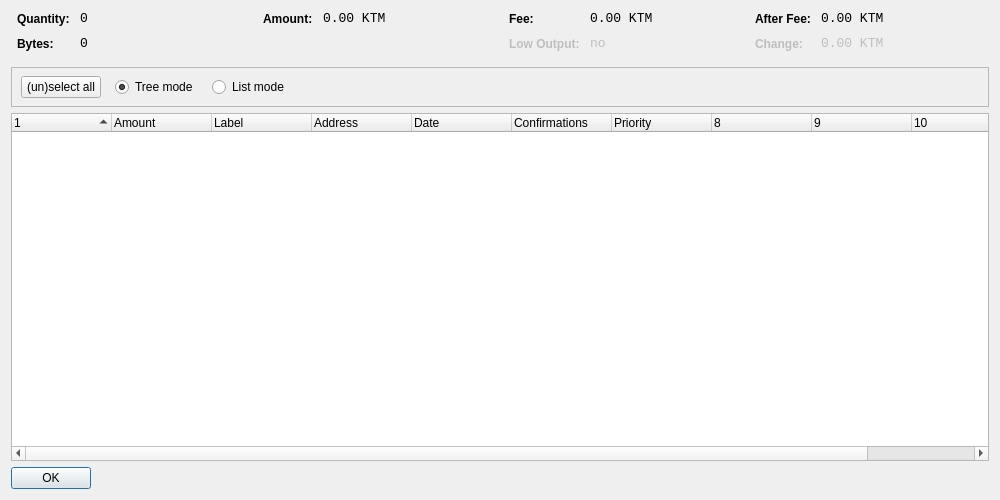
<?xml version="1.0" encoding="UTF-8"?>
<ui version="4.0">
 <class>CoinControlDialog</class>
 <widget class="QDialog" name="CoinControlDialog">
  <property name="geometry">
   <rect>
    <x>0</x>
    <y>0</y>
    <width>1000</width>
    <height>500</height>
   </rect>
  </property>
  <property name="windowTitle">
   <string>Coin Control</string>
  </property>
  <layout class="QVBoxLayout" name="verticalLayout">
   <item>
    <layout class="QHBoxLayout" name="horizontalLayoutTop" stretch="0,0,0,0">
     <property name="topMargin">
      <number>0</number>
     </property>
     <property name="bottomMargin">
      <number>10</number>
     </property>
     <item>
      <layout class="QFormLayout" name="formLayoutCoinControl1">
       <property name="horizontalSpacing">
        <number>10</number>
       </property>
       <property name="verticalSpacing">
        <number>10</number>
       </property>
       <property name="leftMargin">
        <number>6</number>
       </property>
       <property name="rightMargin">
        <number>6</number>
       </property>
       <item row="0" column="0">
        <widget class="QLabel" name="labelCoinControlQuantityText">
         <property name="styleSheet">
          <string notr="true">font-weight:bold;</string>
         </property>
         <property name="text">
          <string>Quantity:</string>
         </property>
        </widget>
       </item>
       <item row="0" column="1">
        <widget class="QLabel" name="labelCoinControlQuantity">
         <property name="font">
          <font>
           <family>Monospace</family>
           <pointsize>10</pointsize>
          </font>
         </property>
         <property name="cursor">
          <cursorShape>IBeamCursor</cursorShape>
         </property>
         <property name="contextMenuPolicy">
          <enum>Qt::ActionsContextMenu</enum>
         </property>
         <property name="text">
          <string notr="true">0</string>
         </property>
         <property name="textInteractionFlags">
          <set>Qt::LinksAccessibleByMouse|Qt::TextSelectableByKeyboard|Qt::TextSelectableByMouse</set>
         </property>
        </widget>
       </item>
       <item row="1" column="0">
        <widget class="QLabel" name="labelCoinControlBytesText">
         <property name="styleSheet">
          <string notr="true">font-weight:bold;</string>
         </property>
         <property name="text">
          <string>Bytes:</string>
         </property>
        </widget>
       </item>
       <item row="1" column="1">
        <widget class="QLabel" name="labelCoinControlBytes">
         <property name="font">
          <font>
           <family>Monospace</family>
           <pointsize>10</pointsize>
          </font>
         </property>
         <property name="cursor">
          <cursorShape>IBeamCursor</cursorShape>
         </property>
         <property name="contextMenuPolicy">
          <enum>Qt::ActionsContextMenu</enum>
         </property>
         <property name="text">
          <string notr="true">0</string>
         </property>
         <property name="textInteractionFlags">
          <set>Qt::LinksAccessibleByMouse|Qt::TextSelectableByKeyboard|Qt::TextSelectableByMouse</set>
         </property>
        </widget>
       </item>
      </layout>
     </item>
     <item>
      <layout class="QFormLayout" name="formLayoutCoinControl2">
       <property name="horizontalSpacing">
        <number>10</number>
       </property>
       <property name="verticalSpacing">
        <number>10</number>
       </property>
       <property name="leftMargin">
        <number>6</number>
       </property>
       <property name="rightMargin">
        <number>6</number>
       </property>
       <item row="0" column="0">
        <widget class="QLabel" name="labelCoinControlAmountText">
         <property name="styleSheet">
          <string notr="true">font-weight:bold;</string>
         </property>
         <property name="text">
          <string>Amount:</string>
         </property>
        </widget>
       </item>
       <item row="0" column="1">
        <widget class="QLabel" name="labelCoinControlAmount">
         <property name="font">
          <font>
           <family>Monospace</family>
           <pointsize>10</pointsize>
          </font>
         </property>
         <property name="cursor">
          <cursorShape>IBeamCursor</cursorShape>
         </property>
         <property name="contextMenuPolicy">
          <enum>Qt::ActionsContextMenu</enum>
         </property>
         <property name="text">
          <string notr="true">0.00 KTM</string>
         </property>
         <property name="textInteractionFlags">
          <set>Qt::LinksAccessibleByMouse|Qt::TextSelectableByKeyboard|Qt::TextSelectableByMouse</set>
         </property>
        </widget>
       </item>
      </layout>
     </item>
     <item>
      <layout class="QFormLayout" name="formLayoutCoinControl3">
       <property name="horizontalSpacing">
        <number>10</number>
       </property>
       <property name="verticalSpacing">
        <number>10</number>
       </property>
       <property name="leftMargin">
        <number>6</number>
       </property>
       <property name="rightMargin">
        <number>6</number>
       </property>
       <item row="0" column="0">
        <widget class="QLabel" name="labelCoinControlFeeText">
         <property name="styleSheet">
          <string notr="true">font-weight:bold;</string>
         </property>
         <property name="text">
          <string>Fee:</string>
         </property>
        </widget>
       </item>
       <item row="0" column="1">
        <widget class="QLabel" name="labelCoinControlFee">
         <property name="font">
          <font>
           <family>Monospace</family>
           <pointsize>10</pointsize>
          </font>
         </property>
         <property name="cursor">
          <cursorShape>IBeamCursor</cursorShape>
         </property>
         <property name="contextMenuPolicy">
          <enum>Qt::ActionsContextMenu</enum>
         </property>
         <property name="text">
          <string notr="true">0.00 KTM</string>
         </property>
         <property name="textInteractionFlags">
          <set>Qt::LinksAccessibleByMouse|Qt::TextSelectableByKeyboard|Qt::TextSelectableByMouse</set>
         </property>
        </widget>
       </item>
       <item row="1" column="0">
        <widget class="QLabel" name="labelCoinControlLowOutputText">
         <property name="enabled">
          <bool>false</bool>
         </property>
         <property name="styleSheet">
          <string notr="true">font-weight:bold;</string>
         </property>
         <property name="text">
          <string>Low Output:</string>
         </property>
        </widget>
       </item>
       <item row="1" column="1">
        <widget class="QLabel" name="labelCoinControlLowOutput">
         <property name="enabled">
          <bool>false</bool>
         </property>
         <property name="font">
          <font>
           <family>Monospace</family>
           <pointsize>10</pointsize>
          </font>
         </property>
         <property name="cursor">
          <cursorShape>IBeamCursor</cursorShape>
         </property>
         <property name="contextMenuPolicy">
          <enum>Qt::ActionsContextMenu</enum>
         </property>
         <property name="text">
          <string notr="true">no</string>
         </property>
         <property name="textInteractionFlags">
          <set>Qt::LinksAccessibleByMouse|Qt::TextSelectableByKeyboard|Qt::TextSelectableByMouse</set>
         </property>
        </widget>
       </item>
      </layout>
     </item>
     <item>
      <layout class="QFormLayout" name="formLayoutCoinControl4">
       <property name="horizontalSpacing">
        <number>10</number>
       </property>
       <property name="verticalSpacing">
        <number>10</number>
       </property>
       <property name="leftMargin">
        <number>6</number>
       </property>
       <property name="rightMargin">
        <number>6</number>
       </property>
       <item row="0" column="0">
        <widget class="QLabel" name="labelCoinControlAfterFeeText">
         <property name="styleSheet">
          <string notr="true">font-weight:bold;</string>
         </property>
         <property name="text">
          <string>After Fee:</string>
         </property>
        </widget>
       </item>
       <item row="0" column="1">
        <widget class="QLabel" name="labelCoinControlAfterFee">
         <property name="font">
          <font>
           <family>Monospace</family>
           <pointsize>10</pointsize>
          </font>
         </property>
         <property name="cursor">
          <cursorShape>IBeamCursor</cursorShape>
         </property>
         <property name="contextMenuPolicy">
          <enum>Qt::ActionsContextMenu</enum>
         </property>
         <property name="text">
          <string notr="true">0.00 KTM</string>
         </property>
         <property name="textInteractionFlags">
          <set>Qt::LinksAccessibleByMouse|Qt::TextSelectableByKeyboard|Qt::TextSelectableByMouse</set>
         </property>
        </widget>
       </item>
       <item row="1" column="0">
        <widget class="QLabel" name="labelCoinControlChangeText">
         <property name="enabled">
          <bool>false</bool>
         </property>
         <property name="styleSheet">
          <string notr="true">font-weight:bold;</string>
         </property>
         <property name="text">
          <string>Change:</string>
         </property>
        </widget>
       </item>
       <item row="1" column="1">
        <widget class="QLabel" name="labelCoinControlChange">
         <property name="enabled">
          <bool>false</bool>
         </property>
         <property name="font">
          <font>
           <family>Monospace</family>
           <pointsize>10</pointsize>
          </font>
         </property>
         <property name="cursor">
          <cursorShape>IBeamCursor</cursorShape>
         </property>
         <property name="contextMenuPolicy">
          <enum>Qt::ActionsContextMenu</enum>
         </property>
         <property name="text">
          <string notr="true">0.00 KTM</string>
         </property>
         <property name="textInteractionFlags">
          <set>Qt::LinksAccessibleByMouse|Qt::TextSelectableByKeyboard|Qt::TextSelectableByMouse</set>
         </property>
        </widget>
       </item>
      </layout>
     </item>
    </layout>
   </item>
   <item>
    <widget class="QFrame" name="frame">
     <property name="minimumSize">
      <size>
       <width>0</width>
       <height>40</height>
      </size>
     </property>
     <property name="frameShape">
      <enum>QFrame::StyledPanel</enum>
     </property>
     <property name="frameShadow">
      <enum>QFrame::Sunken</enum>
     </property>
     <widget class="QWidget" name="horizontalLayoutWidget">
      <property name="geometry">
       <rect>
        <x>10</x>
        <y>0</y>
        <width>781</width>
        <height>41</height>
       </rect>
      </property>
      <layout class="QHBoxLayout" name="horizontalLayoutPanel" stretch="0,0,0,0,0">
       <property name="spacing">
        <number>14</number>
       </property>
       <item>
        <widget class="QPushButton" name="pushButtonSelectAll">
         <property name="sizePolicy">
          <sizepolicy hsizetype="Maximum" vsizetype="Fixed">
           <horstretch>0</horstretch>
           <verstretch>0</verstretch>
          </sizepolicy>
         </property>
         <property name="text">
          <string>(un)select all</string>
         </property>
        </widget>
       </item>
       <item>
        <widget class="QRadioButton" name="radioTreeMode">
         <property name="sizePolicy">
          <sizepolicy hsizetype="Maximum" vsizetype="Fixed">
           <horstretch>0</horstretch>
           <verstretch>0</verstretch>
          </sizepolicy>
         </property>
         <property name="text">
          <string>Tree mode</string>
         </property>
         <property name="checked">
          <bool>true</bool>
         </property>
        </widget>
       </item>
       <item>
        <widget class="QRadioButton" name="radioListMode">
         <property name="sizePolicy">
          <sizepolicy hsizetype="Maximum" vsizetype="Fixed">
           <horstretch>0</horstretch>
           <verstretch>0</verstretch>
          </sizepolicy>
         </property>
         <property name="text">
          <string>List mode</string>
         </property>
        </widget>
       </item>
       <item>
        <spacer name="horizontalSpacer">
         <property name="orientation">
          <enum>Qt::Horizontal</enum>
         </property>
         <property name="sizeHint" stdset="0">
          <size>
           <width>40</width>
           <height>20</height>
          </size>
         </property>
        </spacer>
       </item>
      </layout>
     </widget>
    </widget>
   </item>
   <item>
    <widget class="CoinControlTreeWidget" name="treeWidget">
     <property name="contextMenuPolicy">
      <enum>Qt::CustomContextMenu</enum>
     </property>
     <property name="sortingEnabled">
      <bool>false</bool>
     </property>
     <property name="columnCount">
      <number>11</number>
     </property>
     <attribute name="headerShowSortIndicator" stdset="0">
      <bool>true</bool>
     </attribute>
     <attribute name="headerStretchLastSection">
      <bool>false</bool>
     </attribute>
     <column>
      <property name="text">
       <string/>
      </property>
     </column>
     <column>
      <property name="text">
       <string>Amount</string>
      </property>
     </column>
     <column>
      <property name="text">
       <string>Label</string>
      </property>
     </column>
     <column>
      <property name="text">
       <string>Address</string>
      </property>
     </column>
     <column>
      <property name="text">
       <string>Date</string>
      </property>
     </column>
     <column>
      <property name="text">
       <string>Confirmations</string>
      </property>
      <property name="toolTip">
       <string>Confirmed</string>
      </property>
     </column>
     <column>
      <property name="text">
       <string>Priority</string>
      </property>
     </column>
     <column>
      <property name="text">
       <string/>
      </property>
     </column>
     <column>
      <property name="text">
       <string/>
      </property>
     </column>
     <column>
      <property name="text">
       <string/>
      </property>
     </column>
     <column>
      <property name="text">
       <string/>
      </property>
     </column>
    </widget>
   </item>
   <item>
    <widget class="QDialogButtonBox" name="buttonBox">
     <property name="sizePolicy">
      <sizepolicy hsizetype="Maximum" vsizetype="Fixed">
       <horstretch>0</horstretch>
       <verstretch>0</verstretch>
      </sizepolicy>
     </property>
     <property name="orientation">
      <enum>Qt::Horizontal</enum>
     </property>
     <property name="standardButtons">
      <set>QDialogButtonBox::Ok</set>
     </property>
    </widget>
   </item>
  </layout>
 </widget>
 <customwidgets>
  <customwidget>
   <class>CoinControlTreeWidget</class>
   <extends>QTreeWidget</extends>
   <header>coincontroltreewidget.h</header>
  </customwidget>
 </customwidgets>
 <resources/>
 <connections/>
</ui>
